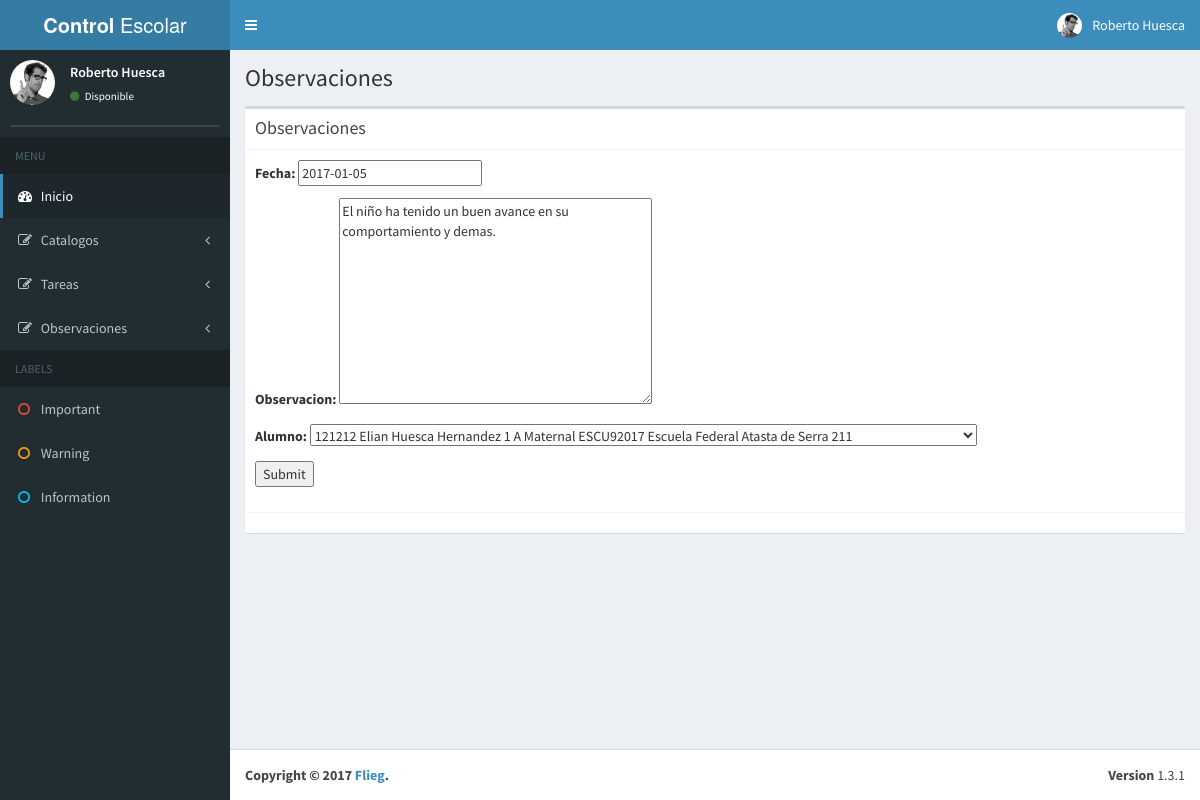
The app's page /observaciones/1/editar/ with its own data.
### Control/models.py (models this page shows, shortened)
class Observacion(models.Model):
	fecha = models.DateField()
	observacion = models.TextField()
	alumno = models.ForeignKey(Alumno)

### Control/views.py (the view)
class EditarObservacion(UpdateView):
	model = Observacion
   	form_class = Observacion_Form
	success_url = reverse_lazy('control:lista-observacion')

### Control/forms.py (shortened to what this page needs)
class Observacion_Form(forms.ModelForm):
    class Meta:
        model = Observacion
        exclude = ['']

### Catalogos/models.py (called while the page is built)
	def __str__(self):
		return '%s %s %s' % (self.folio, self.nombre, self.direccion)

	def __str__(self):
		return '%s' % ( self.nivel)

	def __str__(self):
		return '%d' % self.grado

	def __str__(self):
		return '%s %s %s' % (self.id_grado, self.grupo, self.id_nivel)

	def __str__(self):
		return '%s %s %s' % (self.nombre, self.paterno, self.materno,
			)

	def __str__(self):
		return '%s %s %s %s' % (self.matricula, self.id_persona, self.grupo,
			self.escuela)

### Control/templates/Control/observacion_form.html (shortened to what this page needs)
{% extends 'base.html' %}
{% block content %}
    <section class="content-header">
      <h1>
        Observaciones
      </h1>
    </section>
    <section class="content">
      <div class="box">
        <div class="box-header with-border">
          <h3 class="box-title">Observaciones</h3>
        </div>
        <div class="box-body">
          	<form method="post" >
          	<div class="form-group">
			       {{ form.as_p }}
				<input type="submit" value="Submit" />
        </div>
			</form>
        </div>
        <div class="box-footer">
        </div>
      </div>
    </section>
{% endblock %}

### records on screen
Observacion: fecha "2017-01-05", observacion "El niño ha tenido un buen avance en su comportamiento y demas.", alumno "121212 Elian Huesca Hernandez 1 A Maternal ESCU92017 Escuela Federal Atasta de Serra 211"
